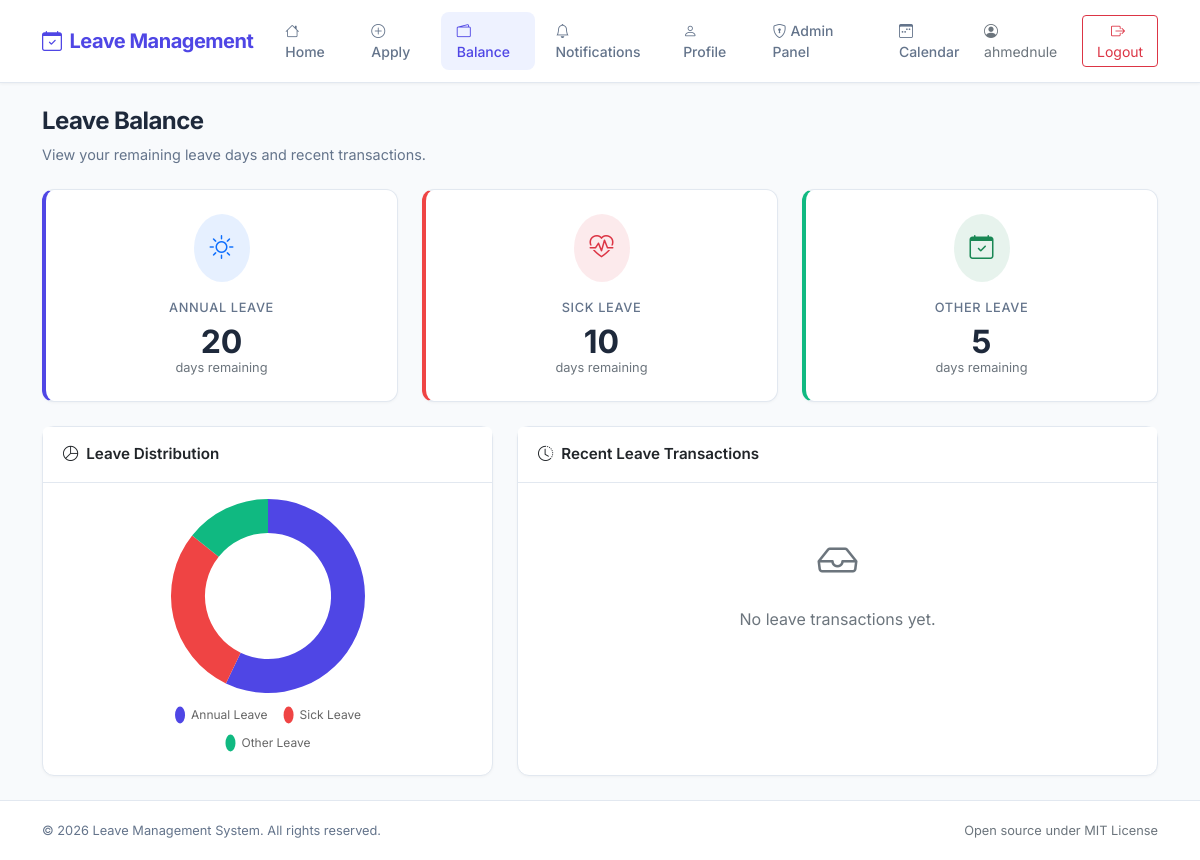
Page /balance/ (signed in) on the earlier database version.
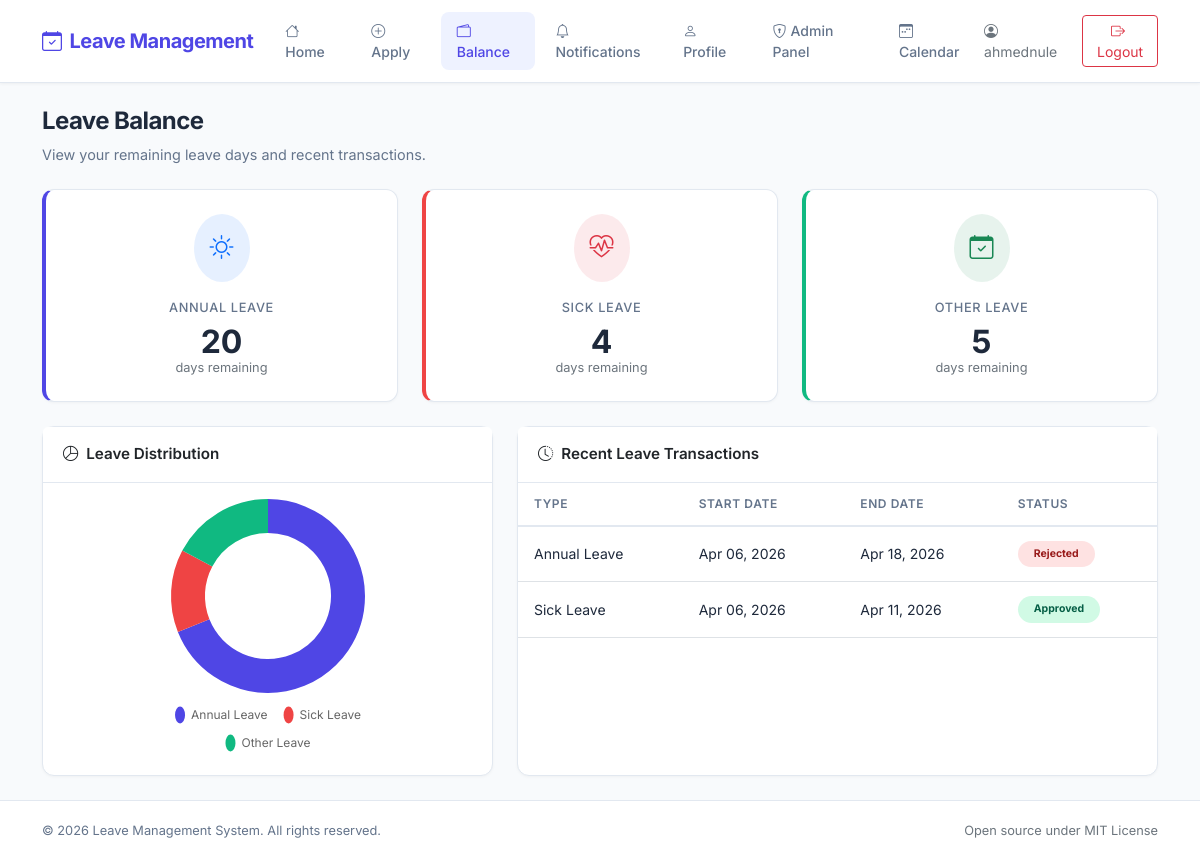
Same page on the later database version.
### users/models.py (models this page shows, shortened)
class LeaveBalance(models.Model):
    user = models.OneToOneField(settings.AUTH_USER_MODEL, on_delete=models.CASCADE)
    annual_leave = models.IntegerField(default=0)
    sick_leave = models.IntegerField(default=0)
    other_leave = models.IntegerField(default=0)

class LeaveApplication(models.Model):
    PENDING = 'Pending'
    APPROVED = 'Approved'
    REJECTED = 'Rejected'
    CANCELLED = 'Cancelled'
    STATUS_CHOICES = [
        (PENDING, 'Pending'),
        (APPROVED, 'Approved'),
        (REJECTED, 'Rejected'),
        (CANCELLED, 'Cancelled'),
    ]
    user = models.ForeignKey(settings.AUTH_USER_MODEL, on_delete=models.CASCADE, related_name='leave_applications')
    leave_type = models.ForeignKey(LeaveType, on_delete=models.CASCADE)
    start_date = models.DateField()
    end_date = models.DateField()
    message = models.TextField(default='')
    status = models.CharField(max_length=50, choices=STATUS_CHOICES, default=PENDING)
    rejection_reason = models.TextField(blank=True, default='')
    approved_by = models.ForeignKey(settings.AUTH_USER_MODEL, on_delete=models.SET_NULL, null=True, blank=True, related_name='approved_leaves')
    approved_at = models.DateTimeField(null=True, blank=True)
    rejected_by = models.ForeignKey(settings.AUTH_USER_MODEL, on_delete=models.SET_NULL, null=True, blank=True, related_name='rejected_leaves')
    rejected_at = models.DateTimeField(null=True, blank=True)

class LeaveType(models.Model):
    name = models.CharField(max_length=50)

### users/views.py (the view)
# urls.py: path('balance/', views.balance, name='balance'),
@login_required
def balance(request):
    leave_balance, created = LeaveBalance.objects.get_or_create(user=request.user)
    recent_leaves = LeaveApplication.objects.filter(user=request.user).order_by('-start_date')[:5]
    context = {
        'leave_balance': leave_balance,
        'recent_leaves': recent_leaves,
    }
    return render(request, 'users/balance.html', context)

### users/templates/users/balance.html (shortened to what the changed rows need)
{% extends "users/base.html" %}
{% block content %}
<div class="page-header">
    <h2>Leave Balance</h2>
</div>
<div class="row g-4 mb-4">
    <div class="col-md-4">
        <div class="card stat-card h-100">
            <div class="card-body text-center p-4">
                <div class="bg-primary bg-opacity-10 rounded-circle p-3 d-inline-block mb-3">
                    <i class="bi bi-sun text-primary fs-4"></i>
                </div>
                <p class="stat-label mb-2">Annual Leave</p>
                <p class="stat-value mb-0">{{ leave_balance.annual_leave }}</p>
                <p class="text-secondary mb-0" style="font-size: 0.8rem;">days remaining</p>
            </div>
        </div>
    </div>
    <div class="col-md-4">
        <div class="card stat-card danger h-100">
            <div class="card-body text-center p-4">
                <div class="bg-danger bg-opacity-10 rounded-circle p-3 d-inline-block mb-3">
                    <i class="bi bi-heart-pulse text-danger fs-4"></i>
                </div>
                <p class="stat-label mb-2">Sick Leave</p>
                <p class="stat-value mb-0">{{ leave_balance.sick_leave }}</p>
                <p class="text-secondary mb-0" style="font-size: 0.8rem;">days remaining</p>
            </div>
        </div>
    </div>
    <div class="col-md-4">
        <div class="card stat-card success h-100">
            <div class="card-body text-center p-4">
                <div class="bg-success bg-opacity-10 rounded-circle p-3 d-inline-block mb-3">
                    <i class="bi bi-calendar-check text-success fs-4"></i>
                </div>
                <p class="stat-label mb-2">Other Leave</p>
                <p class="stat-value mb-0">{{ leave_balance.other_leave }}</p>
                <p class="text-secondary mb-0" style="font-size: 0.8rem;">days remaining</p>
            </div>
        </div>
    </div>
</div>
<div class="row g-4">
    <div class="col-lg-5">
        <div class="card h-100">
            <div class="card-body d-flex align-items-center justify-content-center" style="min-height: 280px;">
                <div style="width: 100%; max-width: 260px;">
                    <canvas id="leaveChart"></canvas>
                </div>
            </div>
        </div>
    </div>
    <div class="col-lg-7">
        <div class="card h-100">
            <div class="card-body p-0">
                {% if recent_leaves %}
                <div class="table-responsive">
                    <table class="table table-hover mb-0">
                        <thead>
                            <tr>
                                <th>Type</th>
                                <th>Start Date</th>
                                <th>End Date</th>
                                <th>Status</th>
                            </tr>
                        </thead>
                        <tbody>
                            {% for leave in recent_leaves %}
                            <tr>
                                <td class="fw-500">{{ leave.leave_type.name }}</td>
                                <td>{{ leave.start_date|date:"M d, Y" }}</td>
                                <td>{{ leave.end_date|date:"M d, Y" }}</td>
                                <td>
                                    {% if leave.status == 'Approved' %}
                                        <span class="badge badge-approved px-3 py-2 rounded-pill">Approved</span>
                                    {% elif leave.status == 'Rejected' %}
                                        <span class="badge badge-rejected px-3 py-2 rounded-pill">Rejected</span>
                                    {% else %}
                                        <span class="badge badge-pending px-3 py-2 rounded-pill">Pending</span>
                                    {% endif %}
                                </td>
                            </tr>
                            {% endfor %}
                        </tbody>
                    </table>
                </div>
                {% else %}
                <div class="text-center py-5 text-secondary">
                    <i class="bi bi-inbox fs-1 d-block mb-3"></i>
                    <p class="mb-0">No leave transactions yet.</p>
                </div>
                {% endif %}
            </div>
        </div>
    </div>
</div>
{% endblock %}
{% block extra_js %}
<script>
    const ctx = document.getElementById('leaveChart').getContext('2d');
    new Chart(ctx, {
        type: 'doughnut',
        data: {
            labels: ['Annual Leave', 'Sick Leave', 'Other Leave'],
            datasets: [{
                data: [
                    {{ leave_balance.annual_leave }},
                    {{ leave_balance.sick_leave }},
                    {{ leave_balance.other_leave }}
                ],
                backgroundColor: ['#4F46E5', '#EF4444', '#10B981'],
                borderWidth: 0,
                hoverOffset: 6
            }]
        },
        options: {
            responsive: true,
            maintainAspectRatio: true,
            cutout: '65%',
            plugins: {
                legend: {
                    position: 'bottom',
                    labels: {
                        padding: 16,
                        usePointStyle: true,
                        pointStyleWidth: 10,
                        font: { size: 12, family: 'Inter' }
                    }
                }
            }
        }
    });
</script>
{% endblock %}

Differences in the rows shown:
changed LeaveBalance: sick_leave "10" → "4"
added LeaveApplication: leave_type.name "Annual Leave", start_date "Apr 06, 2026", end_date "Apr 18, 2026", status "Rejected"
added LeaveApplication: leave_type.name "Sick Leave", start_date "Apr 06, 2026", end_date "Apr 11, 2026", status "Approved"
Other differences:
chart data {{ leave_balance.sick_leave }}: 10 → 4
text no longer shown: "No leave transactions yet."
text now shown: "TYPE START DATE END DATE STATUS"
